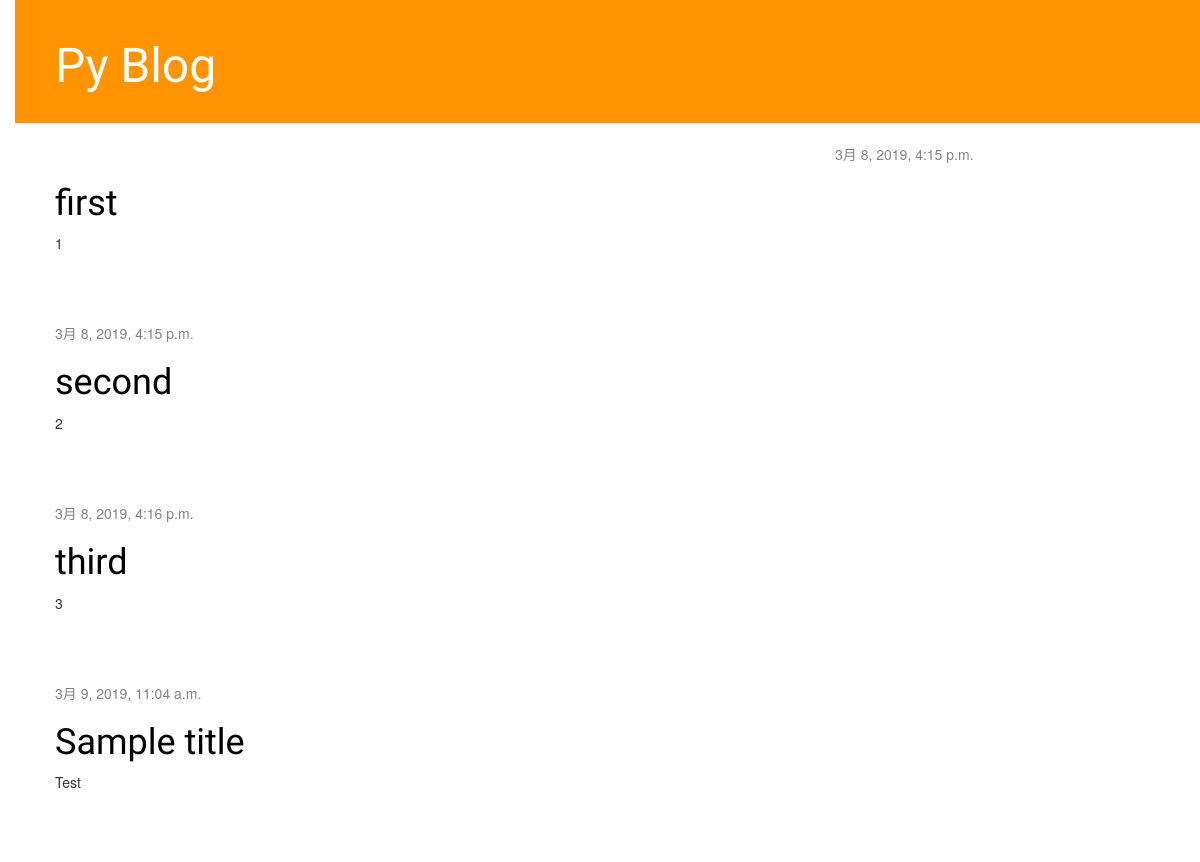
The app's page /, older data.
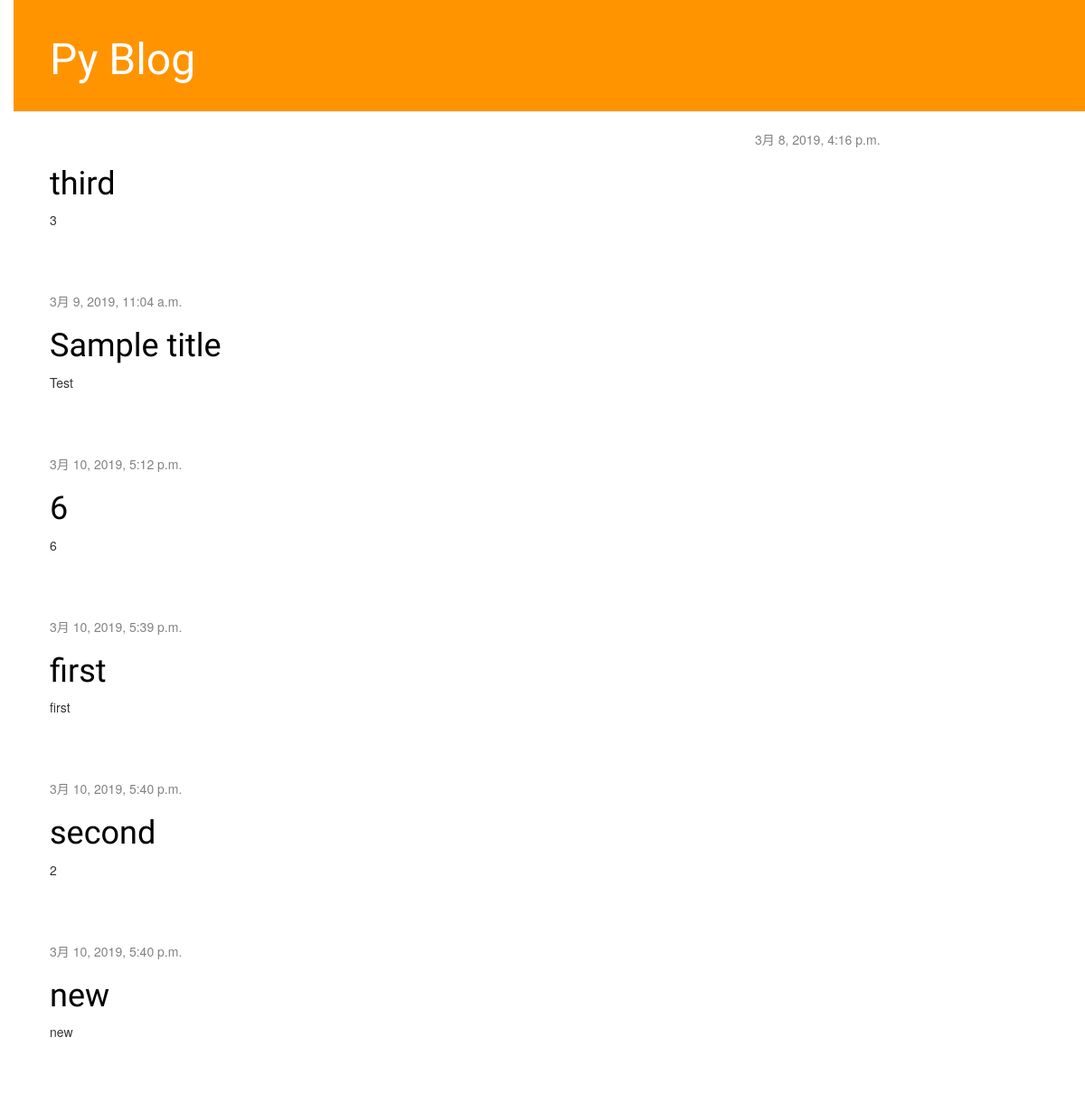
The same page, newer data.
### blog/models.py (models this page shows, shortened)
class Post(models.Model):
    author = models.ForeignKey('auth.User', on_delete=models.CASCADE)
    title = models.CharField(max_length=200)
    text = models.TextField()
    created_date = models.DateTimeField(
            default=timezone.now)
    published_date = models.DateTimeField(
            blank=True, null=True)

### blog/views.py (the view)
# urls.py: path('', views.post_list, name='post_list'),
def post_list(request):
    posts = Post.objects.filter(published_date__lte=timezone.now()).order_by('published_date')
    return render(request, 'blog/post_list.html', {'posts': posts})

### blog/templates/blog/post_list.html
{% extends 'blog/base.html' %}
{% block content %}
    {% for post in posts %}
        <div class="post">
            <div class="date">
                {{ post.published_date }}
            </div>
            <h1><a href="{% url 'post_detail' pk=post.pk %}">{{ post.title }}</a></h1>
            <p>{{ post.text|linebreaksbr }}</p>
        </div>
    {% endfor %}
{% endblock %}

Row changes from the older to the newer data that the page shows:
shown differently, row unchanged: Post "third": moves up the list
shown differently, row unchanged: Post "Sample title": moves up the list
added Post: published_date "3月 10, 2019, 5:12 p.m.", title "6", text "6"
changed Post "first": published_date "3月 8, 2019, 4:15 p.m." → "3月 10, 2019, 5:39 p.m."; text "1" → "first"
changed Post "second": published_date "3月 8, 2019, 4:15 p.m." → "3月 10, 2019, 5:40 p.m."
added Post: published_date "3月 10, 2019, 5:40 p.m.", title "new", text "new"
